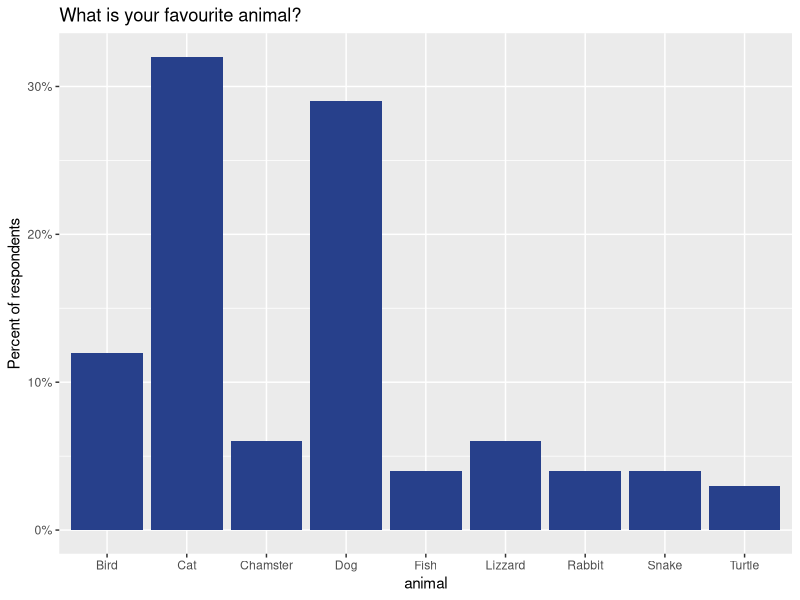
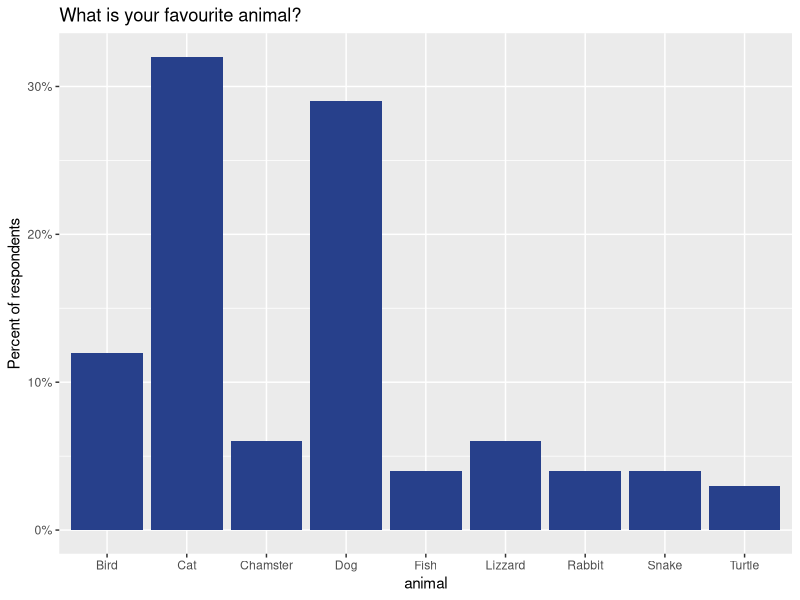
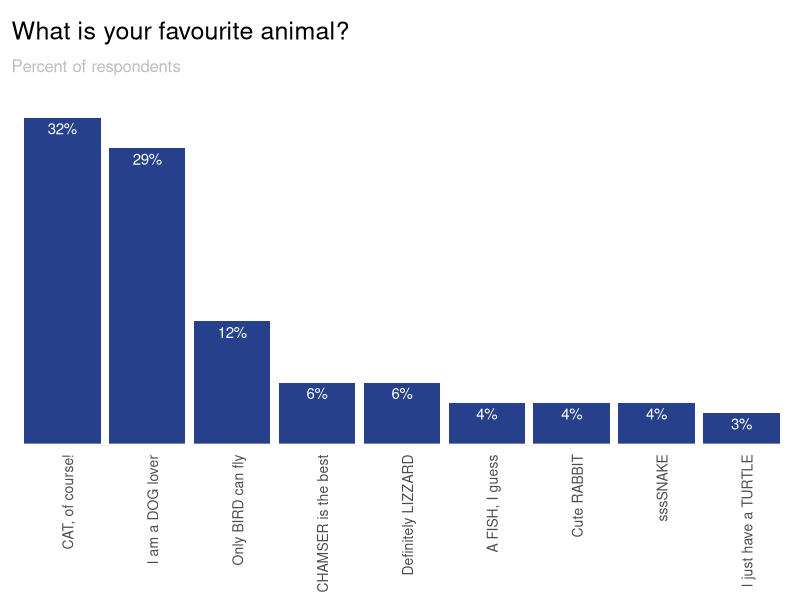
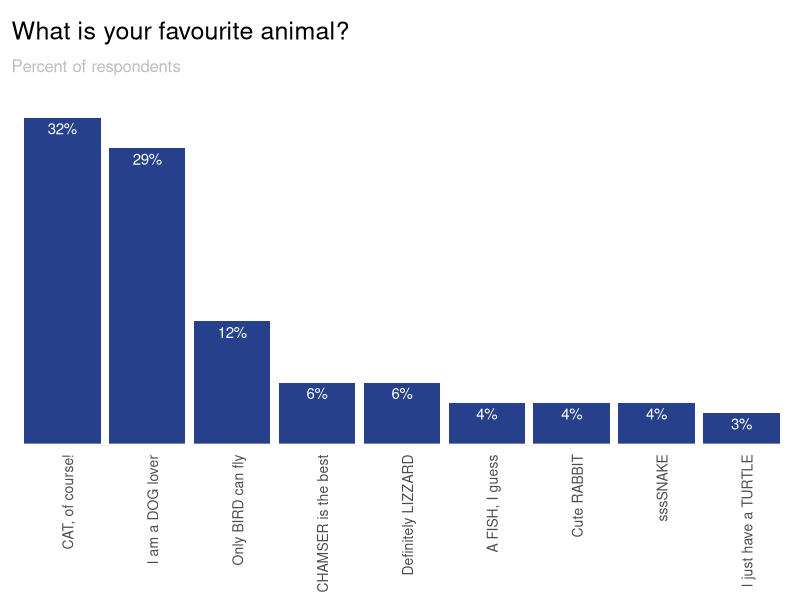
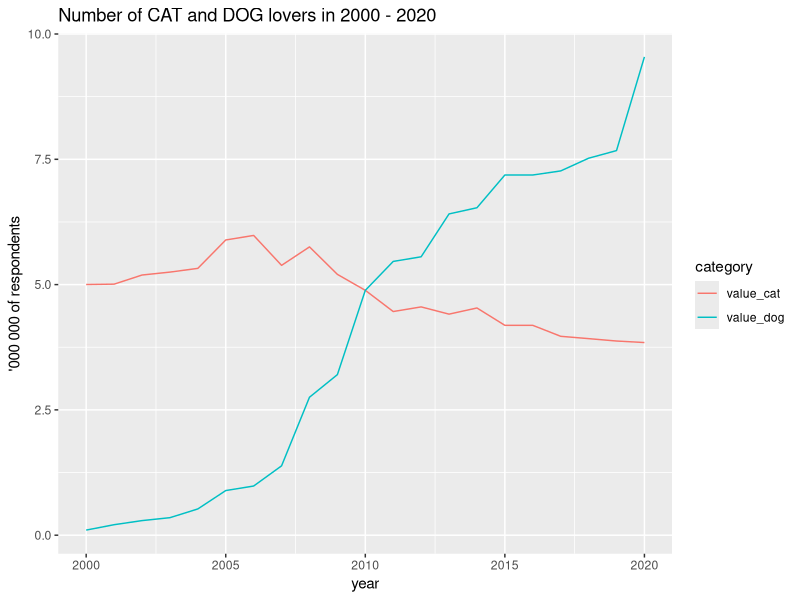
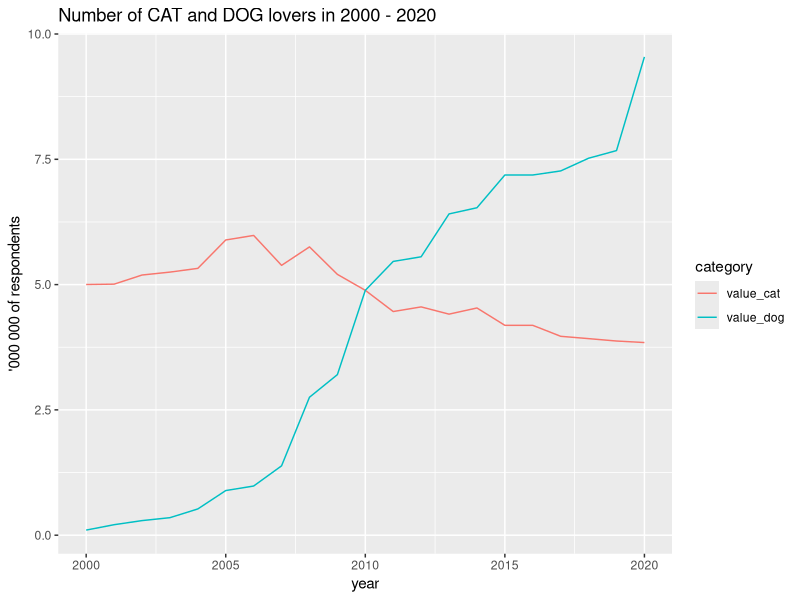

Reproduce these figures in R, in order.
## ---- chunk 1
# Make sure that you have all the required libraries installed
library(dplyr)
library(ggplot2)
library(magrittr)
library(tidyr)
library(stringr)

#Data prep 
set.seed(50960)
sample_size <- 100

data_categories <- data_frame(
  id = 1:sample_size,
  animal = sample(
    c('Dog', 'Cat', 'Bird', 'Turtle', 'Fish', 'Snake', 'Lizzard', 'Chamster', 'Rabbit'), 
    prob = c(0.35, 0.33, 0.11, 0.1, 0.09, 0.05, 0.05, 0.05, 0.05),
    size = sample_size, 
    replace = TRUE)
)

long_names_dict <- c(
  "Dog" = "I am a DOG lover",
  "Cat" = "CAT, of course!",
  "Bird" = "Only BIRD can fly",
  "Turtle" = "I just have a TURTLE",
  "Fish" = "A FISH, I guess",
  "Snake" = "sssSNAKE",
  "Lizzard" = "Definitely LIZZARD",
  "Chamster" = "CHAMSER is the best",
  "Rabbit" = "Cute RABBIT"
)

data_categories_summarised <- data_categories %>%
  group_by(animal) %>%
  summarise(value = n() / sample_size) %>%
  mutate(animal_long = long_names_dict[animal])

data_time_long <- data_frame(
  year = 2000:2020,
  value_dog = c(101809, 209109, 290782, 349201, 523801, 
                890462, 980924, 1383756, 2752385, 3203816,
                4885342, 5462411, 5554893, 6410382, 6533497,
                7186847, 7186890, 7268162, 7521795, 7673974,
                9543564),
  value_cat = c(5001809, 5009109, 5190782, 5249201, 5323801, 
                5890462, 5980924, 5383756, 5752385, 5203816,
                4885342, 4462411, 4554893, 4410382, 4533497,
                4186847, 4186890, 3968162, 3921795, 3873974,
                3843564)) %>%
  pivot_longer(-year, names_to = "category") %>%
  mutate(label = case_when(
    year == 2020 & category == "value_dog" ~ "Dog lovers",
    year == 2020 & category == "value_cat" ~ "Cat lovers",
    TRUE ~ ""
  ))
## ---- chunk 2
# Default settings for bar chart
ggplot(data_categories_summarised, aes(x = animal, y = value)) + 
  geom_col(fill = 'royalblue4') +
  scale_y_continuous(labels = scales::percent_format(accuracy = 1)) +
  labs(title = element_text("What is your favourite animal?")) +
  ylab("Percent of respondents")
## ---- chunk 3
ggplot(data_categories_summarised, aes(x = animal, y = value)) + 
  geom_col(fill = 'royalblue4') +
  scale_y_continuous(labels = scales::percent_format(accuracy = 1)) +
  labs(title = element_text("What is your favourite animal?")) +
  ylab("Percent of respondents")
## ---- chunk 4
# Start from the solution to previous task
## ---- chunk 5
ggplot(data_categories_summarised, aes(x = reorder(animal_long, -value), y = value)) + 
  geom_col(fill = "royalblue4") +
  geom_text(aes(label = scales::percent(value, accuracy = 1)), vjust = 1.5, color = "white", size = 3.8) +
  scale_y_continuous(expand = c(0, 0)) +
  labs(title = "What is your favourite animal?",
       subtitle = "Percent of respondents") +
  theme(
    plot.title = element_text(size = 18, margin = margin(10, 0, 0, 0)),
    plot.subtitle = element_text(size = 12, margin = margin(10, 0, 30, 0), color = "gray"),
    panel.background = element_rect(fill = NA),
    panel.grid.major = element_blank(),
    axis.ticks = element_blank(),
    axis.title = element_blank(),
    axis.text.x = element_text(size = 10, margin = margin(5, 0, 0, 0), angle = 90, hjust = 1),
    axis.text.y = element_blank()
  )
## ---- chunk 6
ggplot(data_categories_summarised, aes(x = reorder(animal_long, -value), y = value)) + 
  geom_col(fill = "royalblue4") +
  geom_text(aes(label = scales::percent(value, accuracy = 1)), vjust = 1.5, color = "white", size = 3.8) +
  scale_y_continuous(expand = c(0, 0)) +
  labs(title = "What is your favourite animal?",
       subtitle = "Percent of respondents") +
  theme(
    plot.title = element_text(size = 18, margin = margin(10, 0, 0, 0)),
    plot.subtitle = element_text(size = 12, margin = margin(10, 0, 30, 0), color = "gray"),
    panel.background = element_rect(fill = NA),
    panel.grid.major = element_blank(),
    axis.ticks = element_blank(),
    axis.title = element_blank(),
    axis.text.x = element_text(size = 10, margin = margin(5, 0, 0, 0), angle = 90, hjust = 1),
    axis.text.y = element_blank()
  )
## ---- chunk 7
ggplot(data_time_long, aes(x = year, y = value / 1000000)) +
  geom_line(aes(color = category)) +
  labs(title = "Number of CAT and DOG lovers in 2000 - 2020") +
  ylab("'000 000 of respondents")
## ---- chunk 8
ggplot(data_time_long, aes(x = year, y = value / 1000000)) +
  geom_line(aes(color = category)) +
  labs(title = "Number of CAT and DOG lovers in 2000 - 2020") +
  ylab("'000 000 of respondents")
## ---- chunk 9
# Start from the solution to previous task
